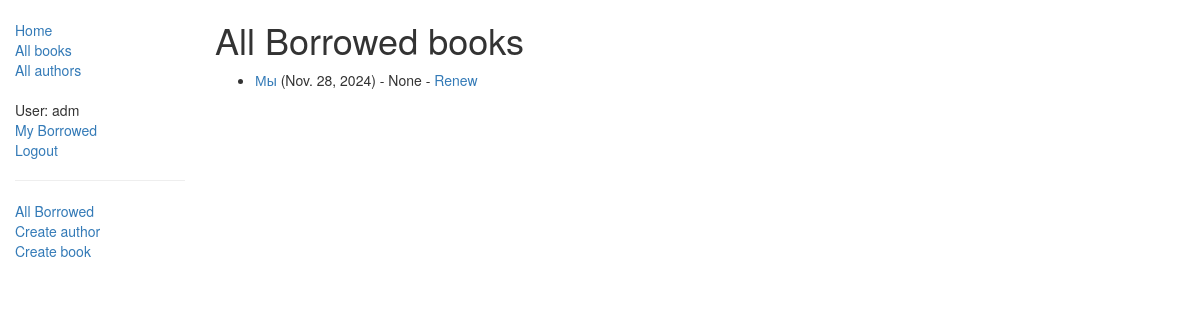
Before: /catalog/allbooks/ (signed in) with the older database file.
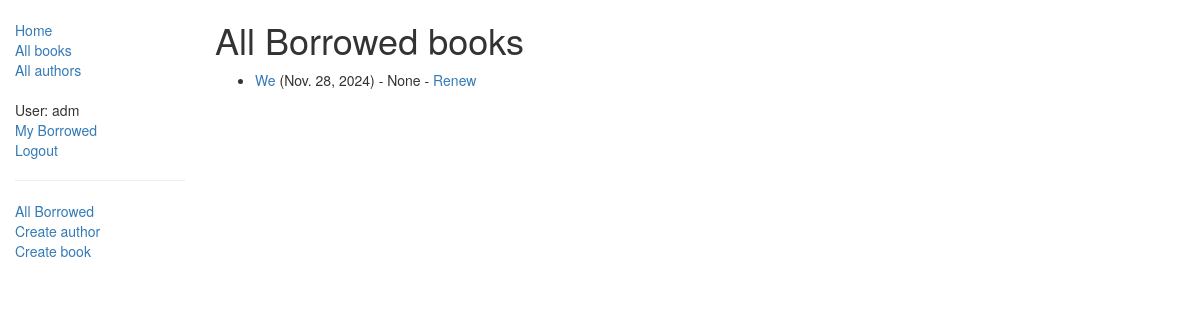
After: the same page with the newer database file.
### catalog/models.py (models this page shows, shortened)
class BookInstance(models.Model):
    id = models.UUIDField(primary_key=True, default=uuid.uuid4, help_text="Unique ID for this particular book across whole library")
    book = models.ForeignKey('Book', on_delete=models.SET_NULL, null=True)
    imprint = models.CharField(max_length=200)
    due_back = models.DateField(null=True, blank=True)
    borrower = models.ForeignKey(User, on_delete=models.SET_NULL, null=True, blank=True)
    @property
    def is_overdue(self):
        if self.due_back and date.today() > self.due_back:
            return True
        return False
    LOAN_STATUS = (
        ('m', 'Maintenance'),
        ('o', 'On loan'),
        ('a', 'Available'),
        ('r', 'Reserved'),
    )
    status = models.CharField(max_length=1, choices=LOAN_STATUS, blank=True, default='m', help_text='Book availability')
    class Meta:
        ordering = ["due_back"]
        permissions = (("can_mark_returned", "Set book as returned"),)

class Book(models.Model):
    title = models.CharField(max_length=200)
    author = models.ForeignKey('Author', on_delete=models.SET_NULL, null=True)
    summary = models.TextField(max_length=1000, help_text="Enter a brief description of the book")
    isbn = models.CharField('ISBN',max_length=13, help_text='13 Character <a href="https://www.isbn-international.org/content/what-isbn">ISBN number</a>')
    genre = models.ManyToManyField(Genre, help_text="Select a genre for this book") #может иметь несколько жанров, а жанр может иметь много книг
    def display_genre(self):
        return ', '.join([genre.name for genre in self.genre.all()[:3]])
    display_genre.short_description = 'Genre'

### catalog/views.py (the view)
class AllborrowedBookList(PermissionRequiredMixin,generic.ListView):
    model = BookInstance
    template_name ='catalog/bookinstance_list_borrowed_all.html'
    paginate_by = 10
    permission_required = 'catalog.can_mark_returned'
    def get_queryset(self):
        return BookInstance.objects.filter(status__exact='o').order_by('due_back')

### catalog/templates/catalog/bookinstance_list_borrowed_all.html
{% extends "base_generic.html" %}
{% block content %}
    <h1>All Borrowed books</h1>
    {% if bookinstance_list %}
    <ul>
      {% for bookinst in bookinstance_list %}
      <li class="{% if bookinst.is_overdue %}text-danger{% endif %}">
        <a href="{% url 'book-detail' bookinst.book.pk %}">{{bookinst.book.title}}</a> ({{ bookinst.due_back }}) - {{bookinst.borrower}}
        {% if perms.catalog.can_mark_returned %}-
          <a href="{% url 'renew-book-librarian' bookinst.id %}">Renew</a>
        {% endif %}
      </li>
      {% endfor %}
    </ul>
    {% else %}
      <p>There are no books borrowed.</p>
    {% endif %}
{% endblock %}

Changed rows visible on the page:
changed through a linked row, BookInstance "None": book "Мы" → "We"
